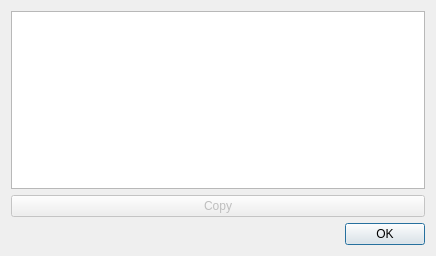
<?xml version="1.0" encoding="UTF-8"?>
<ui version="4.0">
 <class>GetRsaDialogShow</class>
 <widget class="QDialog" name="GetRsaDialogShow">
  <property name="geometry">
   <rect>
    <x>0</x>
    <y>0</y>
    <width>422</width>
    <height>256</height>
   </rect>
  </property>
  <property name="windowTitle">
   <string>RSA Key</string>
  </property>
  <property name="windowIcon">
   <iconset theme="preferences-desktop-cryptography">
    <normaloff/>
   </iconset>
  </property>
  <layout class="QGridLayout" name="gridLayout">
   <item row="0" column="0">
    <widget class="QTextEdit" name="key_pem">
     <property name="minimumSize">
      <size>
       <width>414</width>
       <height>0</height>
      </size>
     </property>
     <property name="font">
      <font>
       <family>Courier 10 Pitch</family>
       <pointsize>8</pointsize>
      </font>
     </property>
     <property name="readOnly">
      <bool>true</bool>
     </property>
    </widget>
   </item>
   <item row="1" column="0">
    <widget class="QPushButton" name="key_pem_copy">
     <property name="enabled">
      <bool>false</bool>
     </property>
     <property name="text">
      <string>Copy</string>
     </property>
    </widget>
   </item>
   <item row="2" column="0">
    <widget class="QDialogButtonBox" name="buttonBox">
     <property name="orientation">
      <enum>Qt::Horizontal</enum>
     </property>
     <property name="standardButtons">
      <set>QDialogButtonBox::Ok</set>
     </property>
    </widget>
   </item>
  </layout>
 </widget>
 <resources/>
 <connections>
  <connection>
   <sender>buttonBox</sender>
   <signal>accepted()</signal>
   <receiver>GetRsaDialogShow</receiver>
   <slot>accept()</slot>
   <hints>
    <hint type="sourcelabel">
     <x>384</x>
     <y>160</y>
    </hint>
    <hint type="destinationlabel">
     <x>157</x>
     <y>164</y>
    </hint>
   </hints>
  </connection>
  <connection>
   <sender>buttonBox</sender>
   <signal>rejected()</signal>
   <receiver>GetRsaDialogShow</receiver>
   <slot>reject()</slot>
   <hints>
    <hint type="sourcelabel">
     <x>452</x>
     <y>160</y>
    </hint>
    <hint type="destinationlabel">
     <x>286</x>
     <y>164</y>
    </hint>
   </hints>
  </connection>
  <connection>
   <sender>key_pem</sender>
   <signal>selectionChanged()</signal>
   <receiver>key_pem</receiver>
   <slot>selectAll()</slot>
   <hints>
    <hint type="sourcelabel">
     <x>261</x>
     <y>66</y>
    </hint>
    <hint type="destinationlabel">
     <x>249</x>
     <y>71</y>
    </hint>
   </hints>
  </connection>
  <connection>
   <sender>key_pem</sender>
   <signal>copyAvailable(bool)</signal>
   <receiver>key_pem_copy</receiver>
   <slot>setEnabled(bool)</slot>
   <hints>
    <hint type="sourcelabel">
     <x>401</x>
     <y>82</y>
    </hint>
    <hint type="destinationlabel">
     <x>401</x>
     <y>124</y>
    </hint>
   </hints>
  </connection>
  <connection>
   <sender>key_pem_copy</sender>
   <signal>clicked()</signal>
   <receiver>key_pem</receiver>
   <slot>copy()</slot>
   <hints>
    <hint type="sourcelabel">
     <x>323</x>
     <y>119</y>
    </hint>
    <hint type="destinationlabel">
     <x>327</x>
     <y>86</y>
    </hint>
   </hints>
  </connection>
 </connections>
</ui>
